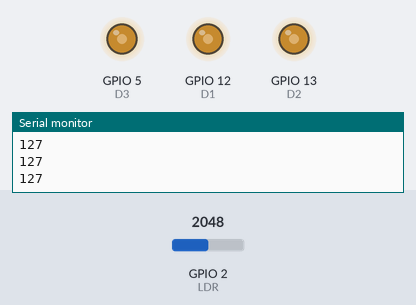
A sketch run on a simulated ESP32. Parts: output pins drawn as LEDs (lit = HIGH), the last lines printed to the serial monitor. The inputs (shaded band) are chosen by the test bench; at power-on: GPIO 2 (LDR) = 2048. Pins used as bus, display or sensor lines are not drawn.

Above: at 1.2 s.
1.3 s: GPIO 2 (LDR) set to 1228
At 2.1 s:
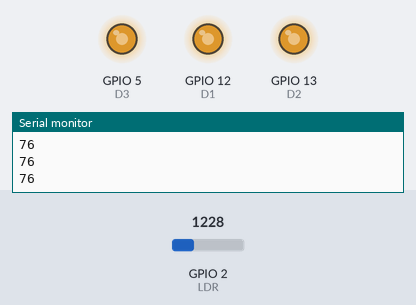
2.8 s: GPIO 2 (LDR) set to 491
At 3.2 s:
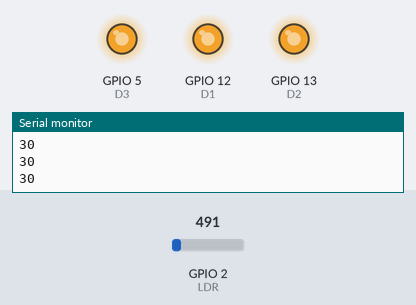
4.3 s: GPIO 2 (LDR) set to 3603
At 5.5 s:
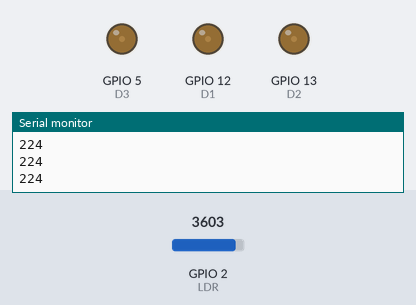
5.8 s: GPIO 2 (LDR) set to 4095
At 6.9 s:
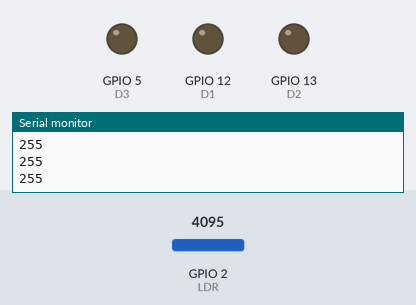
7.3 s: GPIO 2 (LDR) set to 2047
At 8.0 s:
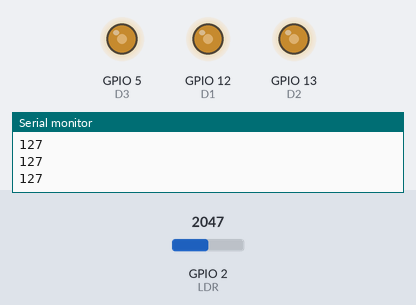
Timing chart, 0 to 9.8 s (numbered marks = the images above; inputs shaded):
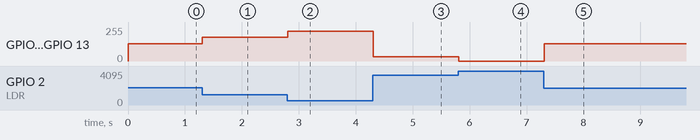

The sketch:

A09_brilloled4_ldr.ino
```cpp
//------------------------------------------------------------
// Programa: A09_brilloled4_ldr.ino (ESP32 + BIOS Shield)
// Autor: Gabriel Bravo Eguren T31A (13-01-2025)
// Descripción: Realiza un programa para controlar el brillo de los cuatro leds de la placa en
//              función inversa de la luz que reciba la LDR. En ausencia de luz todos los leds estarán al 100% y con
//              máxima iluminación al 0%.
//------------------------------------------------------------

#define D1 12
#define D2 13
#define D3 5
#define D4 23

#define LDR 2

int ldr = 0;

void setup()
{
  pinMode(D1, OUTPUT);
  pinMode(D2, OUTPUT);
  pinMode(D3, OUTPUT);
  pinMode(D4, OUTPUT);

  Serial.begin(9600);
}

void loop()
{
  ldr = map(analogRead(LDR), 0, 4095, 0, 255);

  Serial.println(ldr);

  analogWrite(D1, 255 - ldr);
  analogWrite(D2, 255 - ldr);
  analogWrite(D3, 255 - ldr);
  analogWrite(D4, 255 - ldr);

}
```

Measured:
- after the input at 1.3 s, GPIO 5 (D3), GPIO 12 (D1), GPIO 13 (D2): 128/255 → 179/255 at once
- after the input at 2.8 s, GPIO 5 (D3), GPIO 12 (D1), GPIO 13 (D2): 179/255 → 225/255 at once
- after the input at 4.3 s, GPIO 5 (D3), GPIO 12 (D1), GPIO 13 (D2): 225/255 → 31/255 at once
- after the input at 5.8 s, GPIO 5 (D3), GPIO 12 (D1), GPIO 13 (D2): 31/255 → 0/255 at once
- after the input at 7.3 s, GPIO 5 (D3), GPIO 12 (D1), GPIO 13 (D2): 0/255 → 128/255 at once
